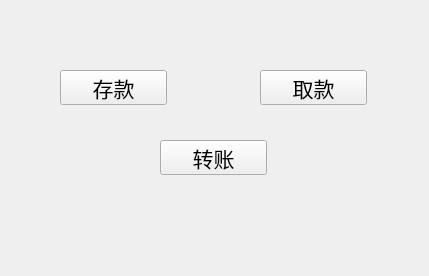
<?xml version="1.0" encoding="UTF-8"?>
<ui version="4.0">
 <class>Main</class>
 <widget class="QMainWindow" name="Main">
  <property name="geometry">
   <rect>
    <x>0</x>
    <y>0</y>
    <width>429</width>
    <height>276</height>
   </rect>
  </property>
  <property name="windowTitle">
   <string>主界面</string>
  </property>
  <widget class="QWidget" name="centralWidget">
   <widget class="QPushButton" name="pushButton">
    <property name="geometry">
     <rect>
      <x>60</x>
      <y>70</y>
      <width>107</width>
      <height>35</height>
     </rect>
    </property>
    <property name="font">
     <font>
      <pointsize>16</pointsize>
     </font>
    </property>
    <property name="text">
     <string>存款</string>
    </property>
   </widget>
   <widget class="QPushButton" name="pushButton_2">
    <property name="geometry">
     <rect>
      <x>260</x>
      <y>70</y>
      <width>107</width>
      <height>35</height>
     </rect>
    </property>
    <property name="font">
     <font>
      <pointsize>16</pointsize>
     </font>
    </property>
    <property name="text">
     <string>取款</string>
    </property>
   </widget>
   <widget class="QPushButton" name="pushButton_3">
    <property name="geometry">
     <rect>
      <x>160</x>
      <y>140</y>
      <width>107</width>
      <height>35</height>
     </rect>
    </property>
    <property name="font">
     <font>
      <pointsize>16</pointsize>
     </font>
    </property>
    <property name="text">
     <string>转账</string>
    </property>
   </widget>
  </widget>
 </widget>
 <resources/>
 <connections/>
</ui>
